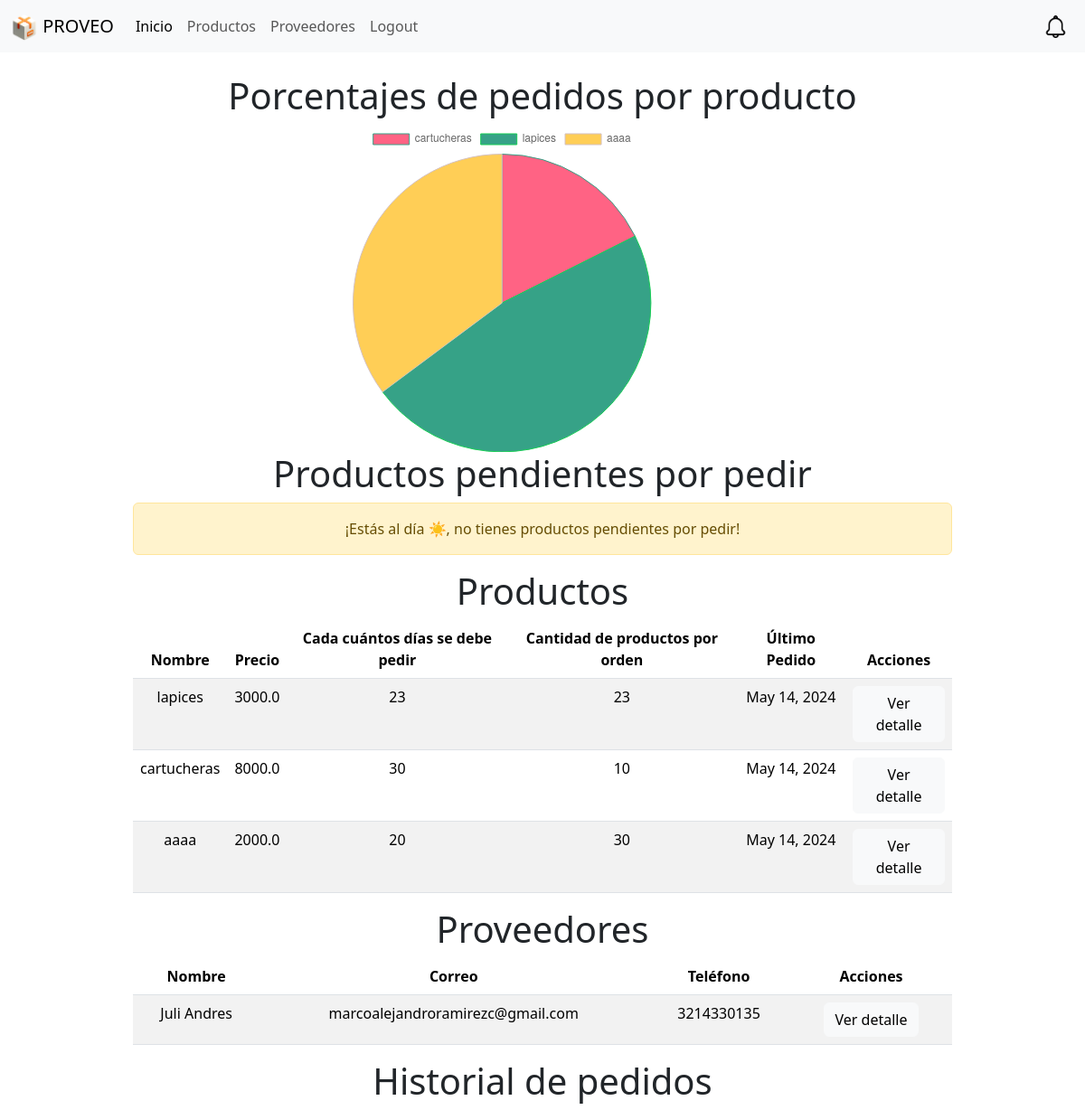
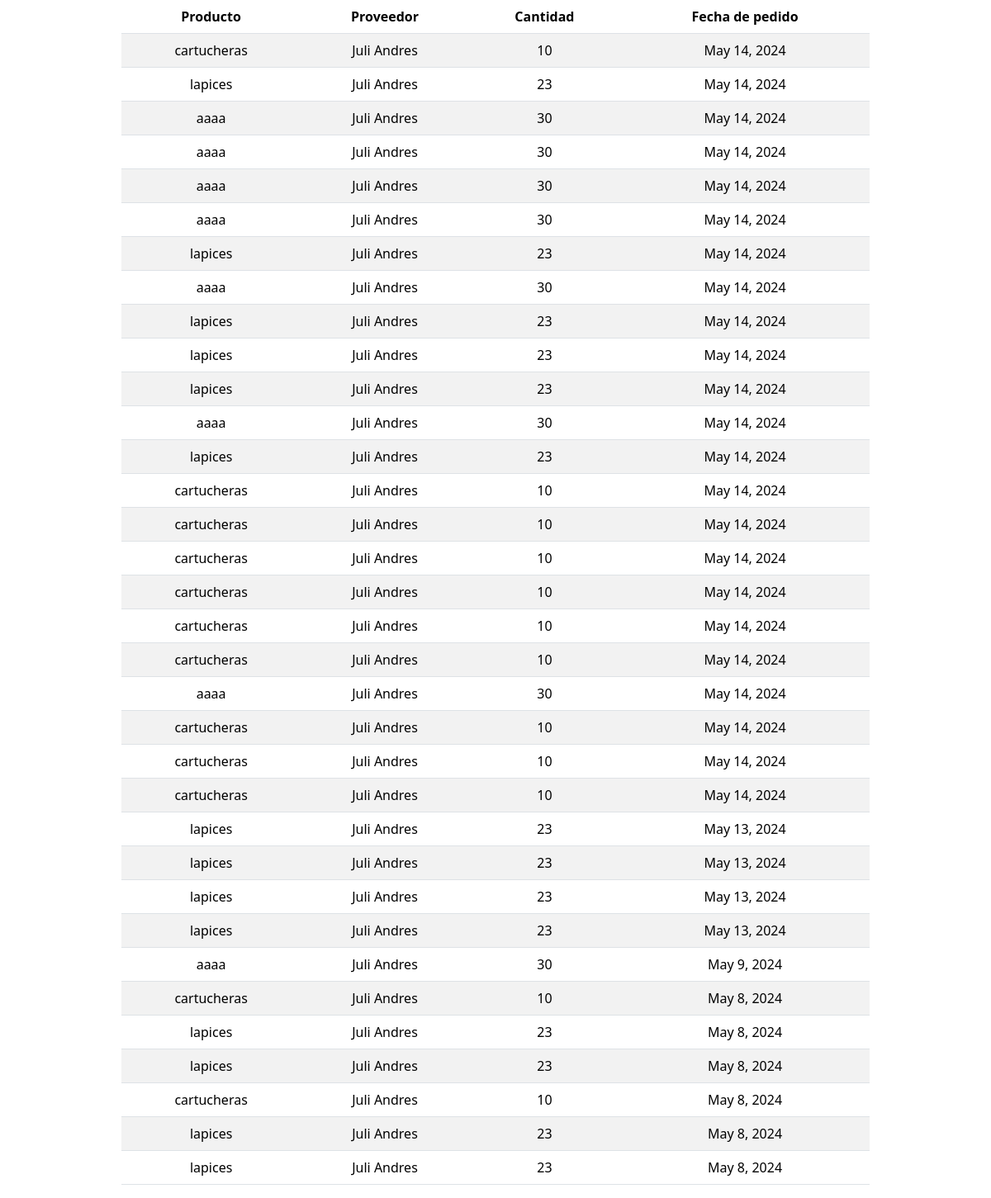
The app's page / (signed in), older data (2 pictures, top to bottom).
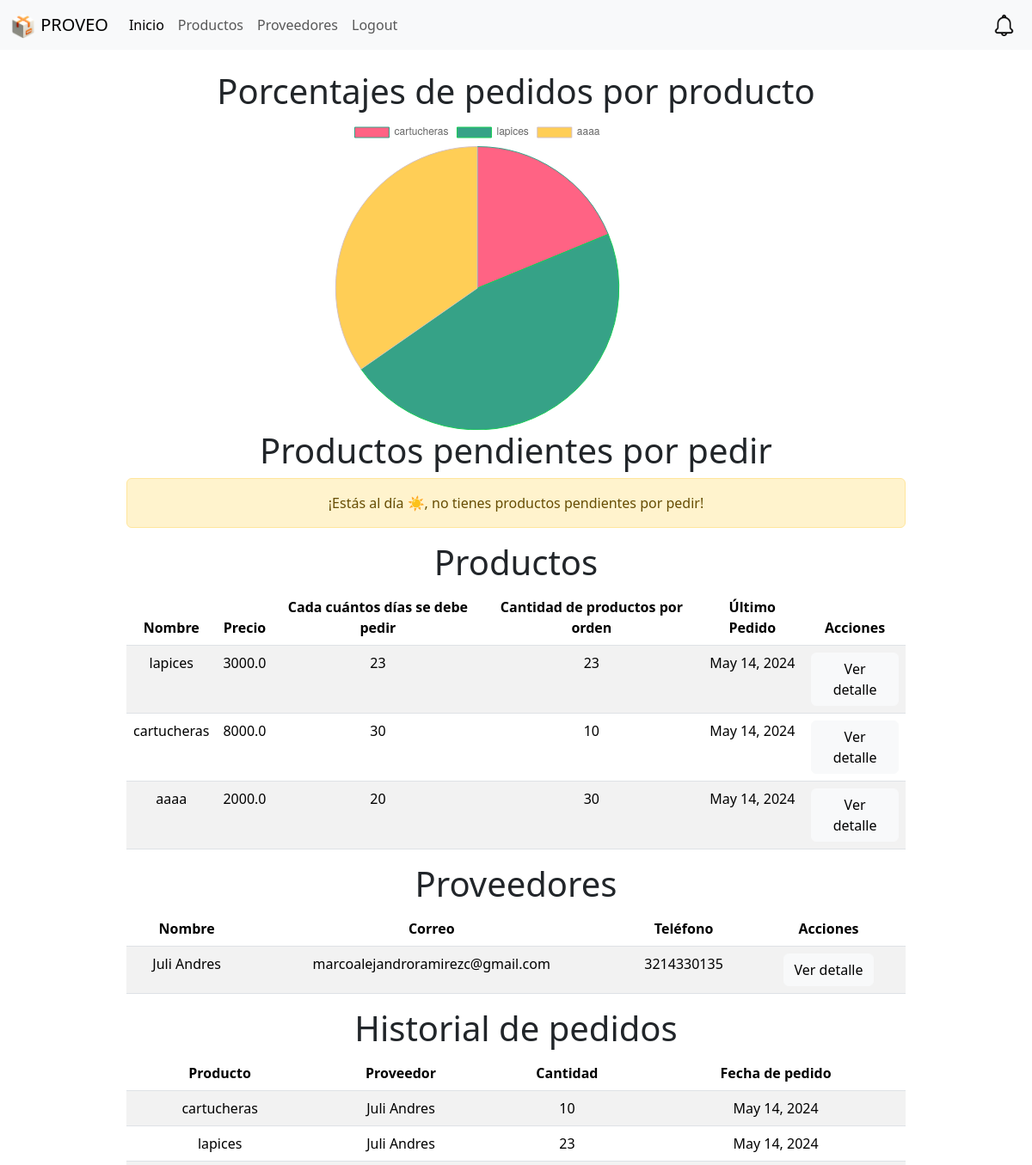
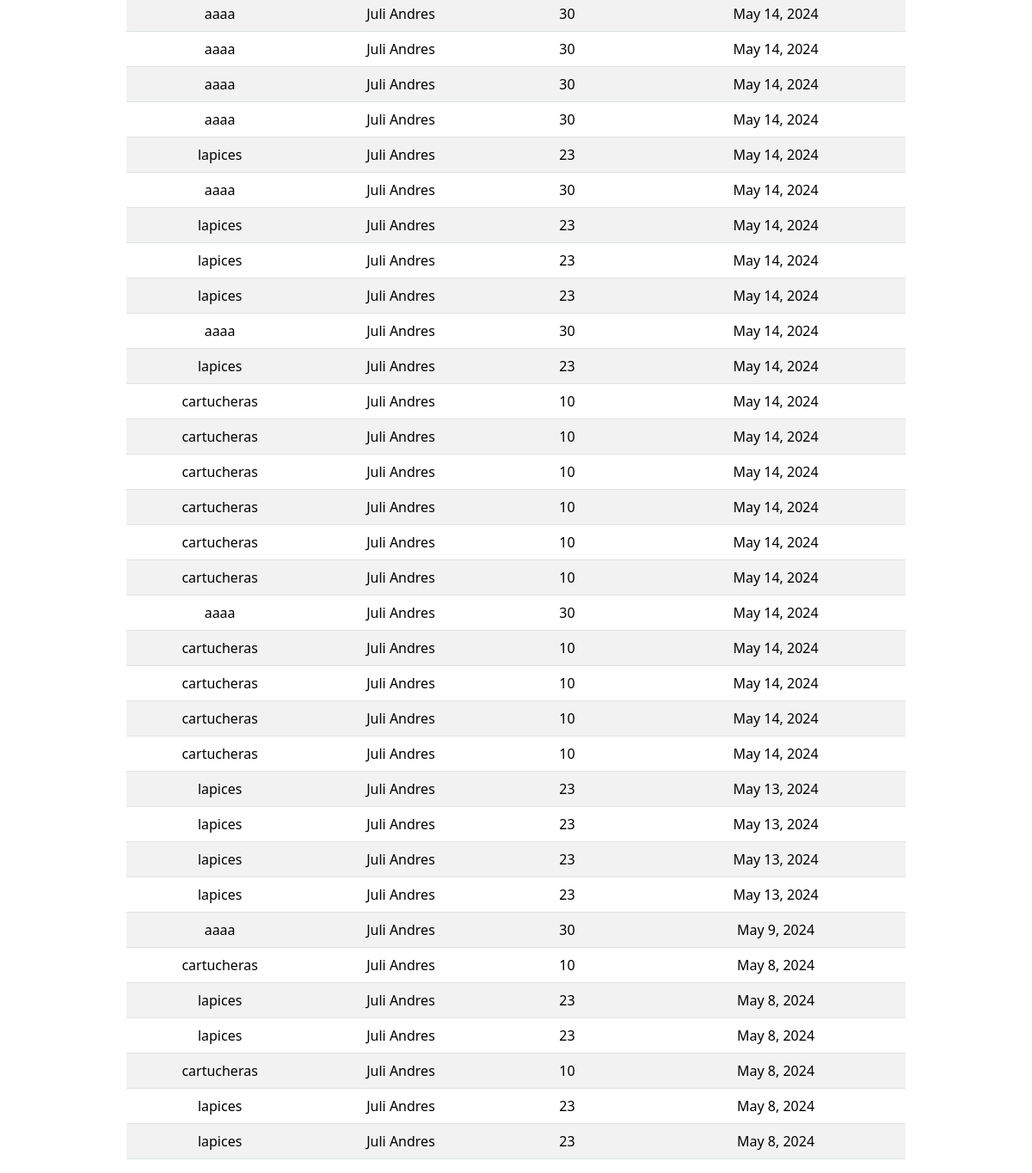
The same page, newer data (2 pictures, top to bottom).
### website/models.py (models this page shows, shortened)
class Producto(models.Model):
    nombre = models.CharField(max_length=50)
    precio = models.FloatField()
    descripcion = models.CharField(max_length=50)
    proveedor = models.ForeignKey(Proveedor, on_delete=models.CASCADE)
    cadaCuantosDias = models.IntegerField(default=0)
    cantidadPorOrden = models.IntegerField(default=0)
    fecha_registro = models.DateField(auto_now_add=True)
    userAsignado = models.ForeignKey(User, on_delete=models.CASCADE, default=1)
    ultimoPedido = models.DateField()

class Proveedor(models.Model):
    nombre = models.CharField(max_length=50)
    direccion = models.CharField(max_length=50)
    ciudad = models.CharField(max_length=50)
    telefono = models.CharField(max_length=50)
    email = models.CharField(max_length=50)
    userAsignado = models.ForeignKey(User, on_delete=models.CASCADE, default=1)

class HistorialPedidos(models.Model):
    fecha = models.DateField()
    cantidad = models.IntegerField()
    producto = models.ForeignKey(Producto, on_delete=models.CASCADE)
    userAsignado = models.ForeignKey(User, on_delete=models.CASCADE, default=1)
    notificado = models.BooleanField(default=False)

### website/views.py (the view)
# urls.py: 2. Add a URL to urlpatterns:  path('', views.home, name='home')
def home(request):
    user = request.user
    if request.method == 'POST':
        username = request.POST['username']
        password = request.POST['password']
        user = authenticate(request, username=username, password=password)
        if user is not None:
            login(request, user)
            messages.success(request, 'Has iniciado sesión exitosamente')
            return redirect('home')
        else:
            messages.error(request, 'Nombre de usuario o contraseña inválidos')
            return render(request, 'homeNoLog.html', {})
    elif request.user.is_authenticated:
        productos = Producto.objects.filter(userAsignado=request.user)
        proveedores = Proveedor.objects.filter(userAsignado=request.user)
        historial = HistorialPedidos.objects.filter(
            userAsignado=request.user).order_by('-fecha')
        productosPorPedir = []
        for producto in productos:
            fechaPedido = producto.ultimoPedido
            fechaActual = datetime.datetime.now()
            if fechaPedido is not None:
                if isinstance(fechaPedido, datetime.date):
                    fechaPedido = datetime.datetime.combine(
                        fechaPedido, datetime.datetime.min.time())
                diferencia = fechaActual - fechaPedido
                if diferencia.days > producto.cadaCuantosDias:
                    productosPorPedir.append(producto)
        pedidos = pedidosGraph(request)
        notificaciones = Notificaciones.objects.filter(
            userAsignado=user, mostrado=False)
        contextForNow = {'productos': productos, 'proveedores': proveedores,
                         'productosPorPedir': productosPorPedir, 'historial': historial}
        if len(notificaciones) > 0:
            contextForNow['notificacionesNuevas'] = notificaciones
        if len(pedidos) > 0:
            contextForNow.update(pedidos)
        return render(request, 'home.html', contextForNow)
    return render(request, 'homeNoLog.html', {})

### website/templates/home.html (shortened to what the changed rows need)
{% extends "base.html" %} {% block content %}
<div class="container">
  <div class="row justify-content-center align-items-center">
    <div class="col-md-10">
 {%if course_list%}
        <h1 class="text-center">Porcentajes de pedidos por producto</h1>
        {%include "graph.html"%} {%endif%} {% if productosPorPedir %}
        <h1 class="text-center">Productos pendientes por pedir</h1>
        <div class="table-responsive text-center">
          <table class="table table-striped text-center">
            <thead>
              <tr>
                <th>Nombre</th>
                <th>Precio</th>
                <th>Cada cuántos días se debe pedir</th>
                <th>Cantidad de productos por orden</th>
                <th>Último Pedido</th>
                <th>Pedir</th>
              </tr>
            </thead>
            <tbody>
              {% for productoPorPedir in productosPorPedir %}
              <tr>
                <td>{{ productoPorPedir.nombre }}</td>
                <td>{{ productoPorPedir.precio }}</td>
                <td>{{ productoPorPedir.cadaCuantosDias }}</td>
                <td>{{ productoPorPedir.cantidadPorOrden }}</td>
                <td>{{ productoPorPedir.ultimoPedido }}</td>
                <td>
                  <a
                    href="{% url 'pedirProducto' productoPorPedir.id %}"
                    class="btn btn-light"
                    >Pedir</a
                  >
                </td>
              </tr>
              {% endfor %}
            </tbody>
          </table>
        </div>
        {% else %} {% if productos %}
        <h1 class="text-center">Productos pendientes por pedir</h1>
        {% endif %}{% endif %}
        <h1 class="text-center">Productos</h1>
        {% if productos %}
        <div class="table-responsive text-center">
          <table class="table table-striped text-center">
            <thead>
              <tr>
                <th>Nombre</th>
                <th>Precio</th>
                <th>Cada cuántos días se debe pedir</th>
                <th>Cantidad de productos por orden</th>
                <th>Último Pedido</th>
                <th>Acciones</th>
              </tr>
            </thead>
            <tbody>
              {% for producto in productos %}
              <tr>
                <td>{{ producto.nombre }}</td>
                <td>{{ producto.precio }}</td>
                <td>{{ producto.cadaCuantosDias }}</td>
                <td>{{ producto.cantidadPorOrden }}</td>
                <td>{{ producto.ultimoPedido }}</td>
                <td>
                  <a
                    href="{% url 'producto' producto.id %}"
                    class="btn btn-light"
                    >Ver detalle</a
                  >
                </td>
              </tr>
              {% endfor %}
            </tbody>
          </table>
        </div>
        {% endif %}
        <h1 class="text-center">Proveedores</h1>
        {% if proveedores %}
        <div class="table-responsive text-center">
          <table class="table table-striped text-center">
            <thead>
              <tr>
                <th>Nombre</th>
                <th>Correo</th>
                <th>Teléfono</th>
                <th>Acciones</th>
              </tr>
            </thead>
            <tbody>
              {% for proveedor in proveedores %}
              <tr>
                <td>{{ proveedor.nombre }}</td>
                <td>{{ proveedor.email }}</td>
                <td>{{ proveedor.telefono }}</td>
                <td>
                  <a
                    href="{% url 'proveedor' proveedor.id %}"
                    class="btn btn-light"
                    >Ver detalle</a
                  >
                </td>
              </tr>
              {% endfor %}
            </tbody>
          </table>
        </div>
        {% endif %}
        <h1 class="text-center">Historial de pedidos</h1>
        {%if historial%}
        <div class="table-responsive text-center">
          <table class="table table-striped text-center">
            <thead>
              <tr>
                <th>Producto</th>
                <th>Proveedor</th>
                <th>Cantidad</th>
                <th>Fecha de pedido</th>
              </tr>
            </thead>
            <tbody>
              {% for pedido in historial %}
              <tr>
                <td>{{ pedido.producto.nombre }}</td>
                <td>{{ pedido.producto.proveedor.nombre }}</td>
                <td>{{ pedido.cantidad }}</td>
                <td>{{ pedido.fecha }}</td>
              </tr>
              {% endfor %}
            </tbody>
          </table>
        </div>
        {% else %}
        <div class="alert alert-warning text-center" role="alert">
          No tienes historial de pedidos, ¡Pide!
        </div>
        {% endif %}
      </div>
    </div>
    {% endblock %}

Row changes from the older to the newer data that the page shows:
added HistorialPedidos: producto.nombre "cartucheras", producto.proveedor.nombre "Juli Andres", cantidad "10", fecha "May 14, 2024"
Text that changed along with them:
chart data {{ number }}: 120, 322, 240 → 130, 322, 240
